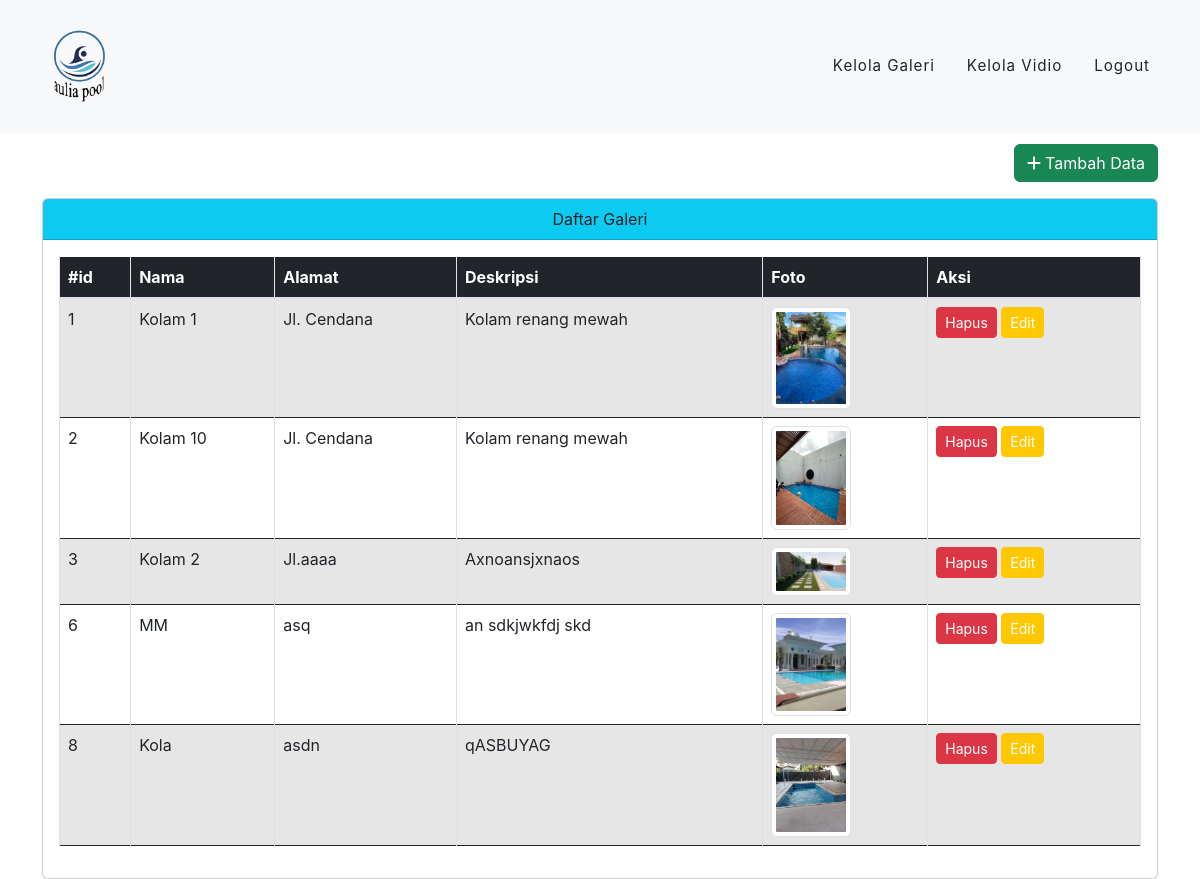
Screenshot of /crud_porto.php (signed in) with the database file from the repository.
### tables this page shows
CREATE TABLE `portofolio` (
  `id` int(11) NOT NULL,
  `nama` varchar(255) NOT NULL,
  `alamat` varchar(255) NOT NULL,
  `deskripsi` text NOT NULL,
  `foto` varchar(255) NOT NULL
);

### crud_porto.php (the view, shortened to what this page needs)
<?php
include 'koneksi.php';
$result = mysqli_query($conn, "SELECT * FROM portofolio");
?>
<!DOCTYPE html>
<html lang="en">
<head>
    <link href="https://stackpath.bootstrapcdn.com/bootstrap/4.5.2/css/bootstrap.min.css" rel="stylesheet">
    <link href="css/styles.css" rel="stylesheet" />
</head>
<body id="page-top">
    <nav class="navbar navbar-expand-lg navbar-light bg-light fixed-top" id="mainNav">
        <div class="container">
            <a class="navbar-brand" href="index.php">
                <img src="assets/img/logo-01-removebg-preview.png" style="height: 75px; width: auto;" />
            </a>
            <div class="collapse navbar-collapse" id="navbarResponsive">
                <ul class="navbar-nav ml-auto">
                    <li class="nav-item"><a class="nav-link text-dark" href="crud_porto.php">Kelola Galeri</a></li>
                    <li class="nav-item"><a class="nav-link text-dark" href="crud_vidio.php">Kelola Vidio</a></li>
                    <li class="nav-item"><a class="nav-link text-dark" href="logout.php">Logout</a></li>
                </ul>
            </div>
        </div>
    </nav>
    <div class="container mt-5 pt-5">
        <div class="text-right mt-5 mb-3">
            <button class="btn btn-success" data-toggle="modal" data-target="#addModal">
                <i class="fas fa-plus"></i> Tambah Data
            </button>
        </div>
        <div class="card shadow-sm">
            <div class="card-header bg-info text-dark text-center">Daftar Galeri</div>
            <div class="card-body">
                <div class="table-responsive">
                    <table class="table table-striped table-bordered">
                        <thead class="bg-dark text-white">
                            <tr>
                                <th>#id</th>
                                <th>Nama</th>
                                <th>Alamat</th>
                                <th>Deskripsi</th>
                                <th>Foto</th>
                                <th>Aksi</th>
                            </tr>
                        </thead>
                        <tbody>
                            <?php while ($row = mysqli_fetch_assoc($result)) { ?>
                                <tr>
                                    <td><?php echo $row['id']; ?></td>
                                    <td><?php echo $row['nama']; ?></td>
                                    <td><?php echo $row['alamat']; ?></td>
                                    <td><?php echo $row['deskripsi']; ?></td>
                                    <td>
                                        <img src="<?php echo $row['foto']; ?>" alt="Foto" width="80" height="80"
                                            class="img-thumbnail">
                                    </td>
                                    <td>
                                        <button class="btn btn-danger btn-sm mb-3" data-toggle="modal"
                                            data-target="#confirmDeleteModal"
                                            data-id="<?php echo $row['id']; ?>">Hapus</button>
                                        <a href="edit_porto.php?id=<?php echo $row['id']; ?>"
                                            class="btn btn-warning btn-sm mb-3">Edit</a>
                                    </td>
                                </tr>
                            <?php } ?>
                        </tbody>
                    </table>
                </div>
            </div>
        </div>
    </div>
</body>
</html>

### rows the page displays
portofolio: id "1", nama "Kolam 1", alamat "Jl. Cendana", deskripsi "Kolam renang mewah", foto (picture)
portofolio: id "2", nama "Kolam 10", alamat "Jl. Cendana", deskripsi "Kolam renang mewah", foto (picture)
portofolio: id "3", nama "Kolam 2", alamat "Jl.aaaa", deskripsi "Axnoansjxnaos", foto (picture)
portofolio: id "6", nama "MM", alamat "asq", deskripsi "an sdkjwkfdj skd", foto (picture)
portofolio: id "8", nama "Kola", alamat "asdn", deskripsi "qASBUYAG", foto (picture)
